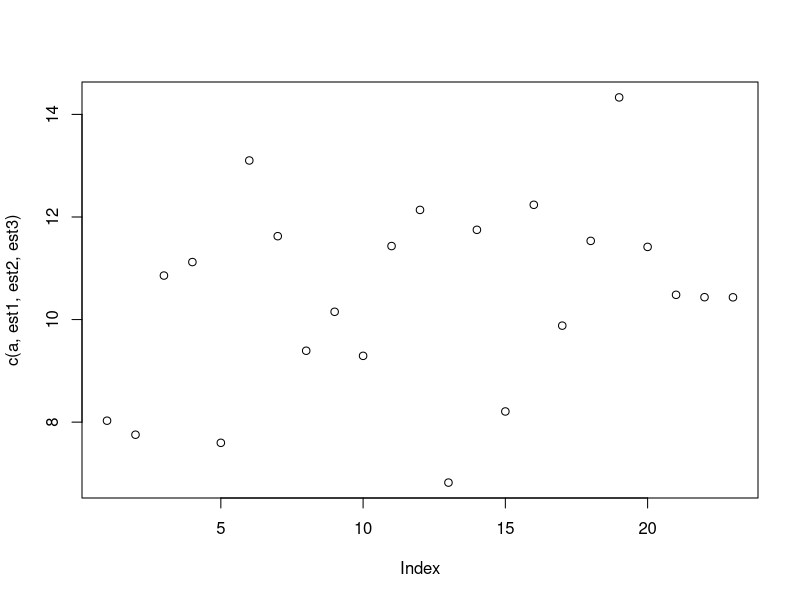

This figure's R source: (Note: this script raises an error after producing the figure.)
#データ入力
a = rnorm(20, mean=10, sd=2)

#標本自己共分散
gamma0 = (length(a)-1)/length(a)*var(a)
gamma1 = 0
for(i in 2:length(a)){
  gamma1 = (a[[i]]-mean(a))*(a[[i-1]]-mean(a))
}
gamma1 = gamma1/length(a)

#標本コレログラム
ro0 = gamma1/gamma0

#モデルのパラメータ推定
fai1 <- ro0
fai0 <- mean(a)*(1-fai1)

#3つ先までの推定値を導出
est1 = fai0+fai1*a[[length(a)]]
est2 = fai0+fai1*est1
est3 = fai0+fai1*est2

#結合してプロット
plot(c(a,est1,est2,est3))

aa
